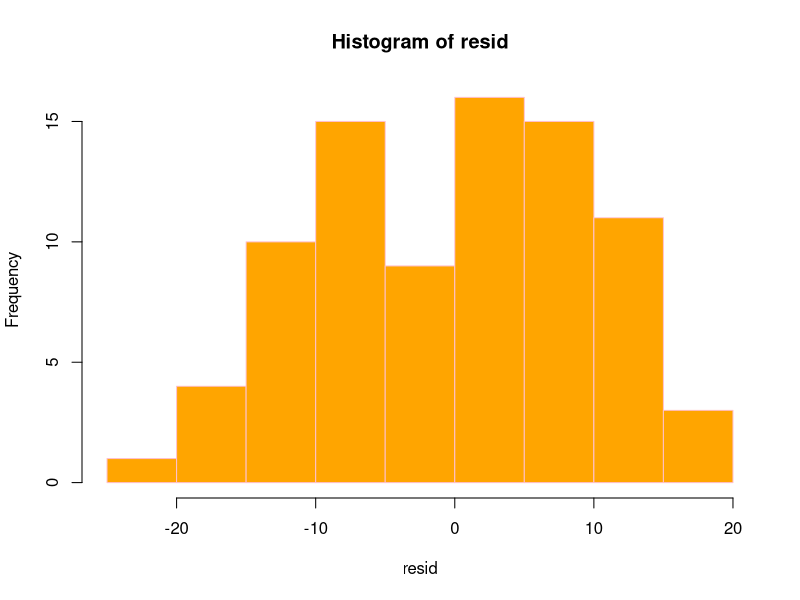
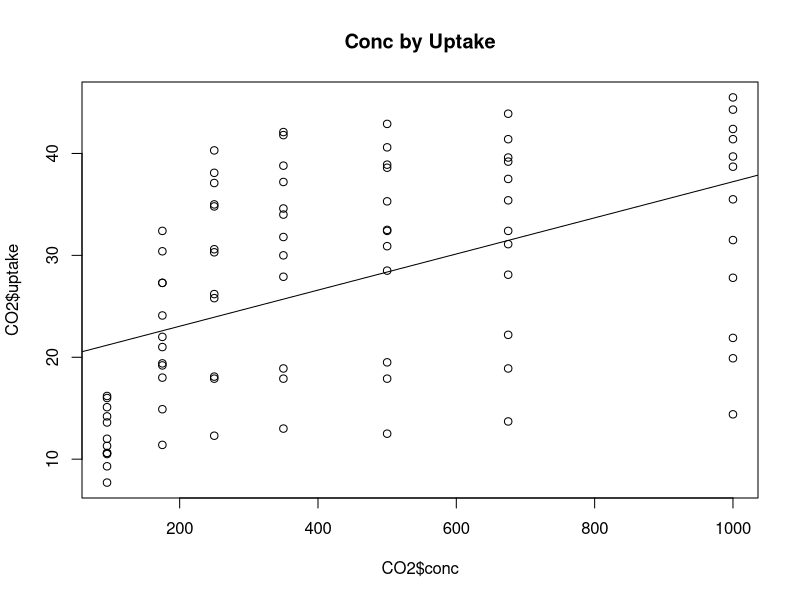
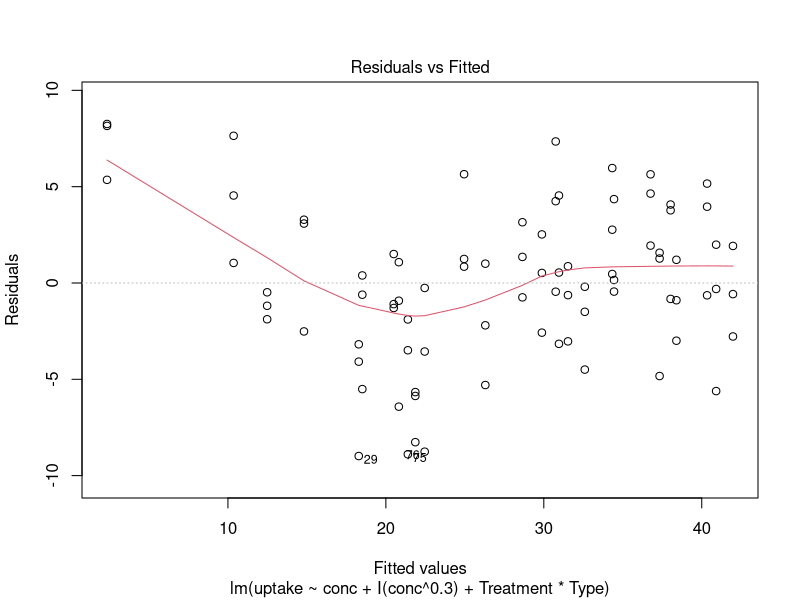
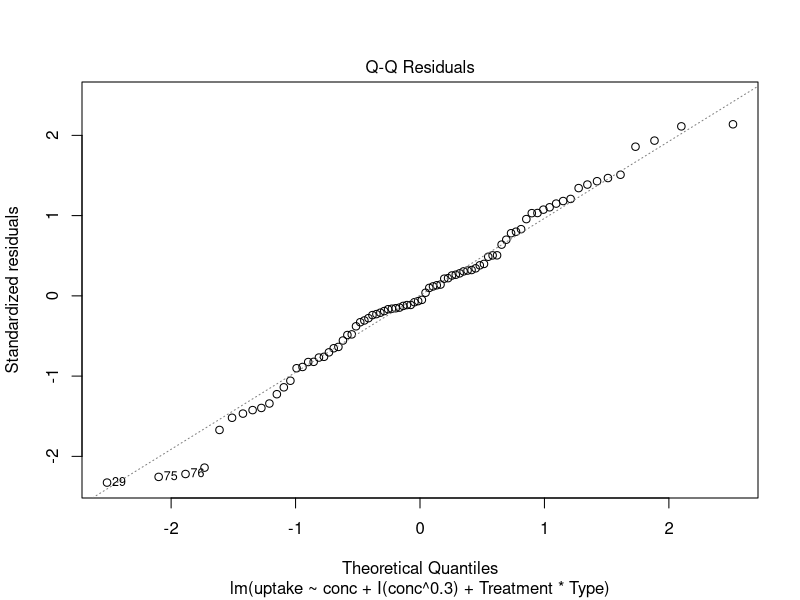
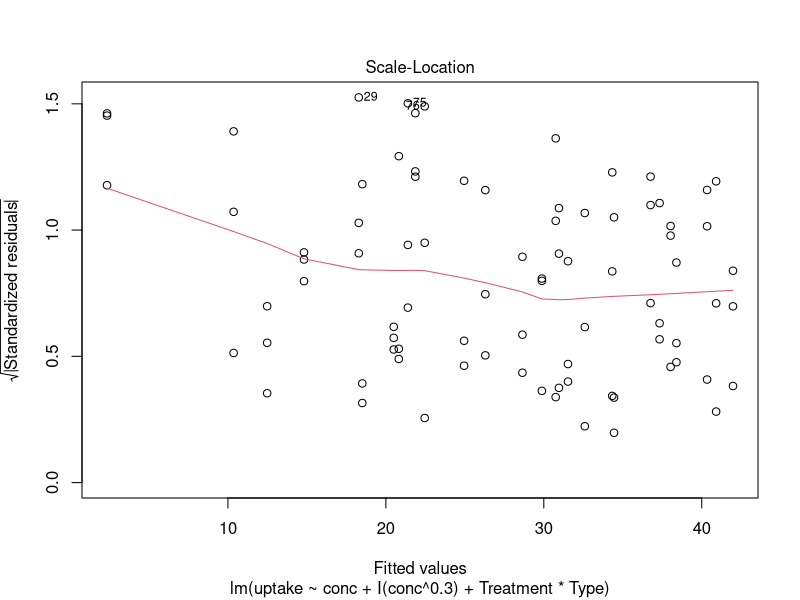
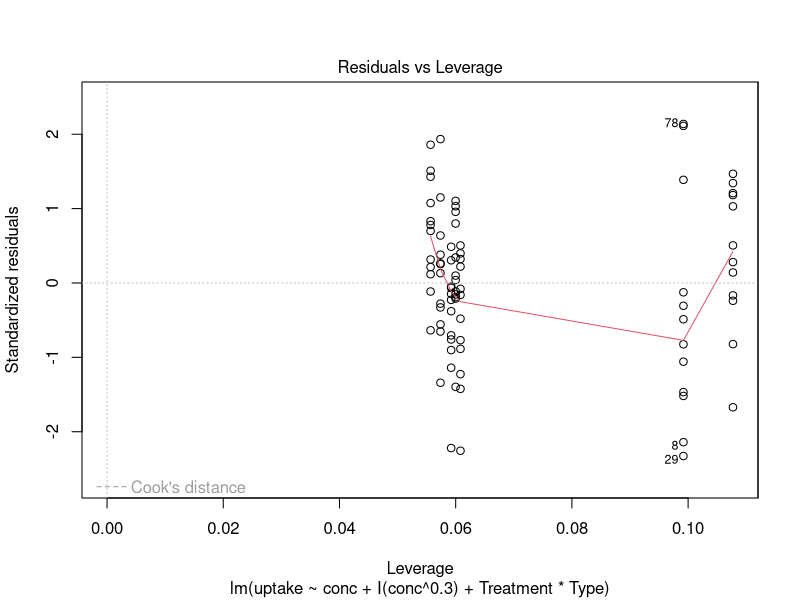

Source code (R) for these figures, in order:
#this is classwork from 10/18

str(CO2)
fit <- lm(uptake ~ conc, data = CO2)
summary(fit)
str(fit)
fitted(fit)
resid <-residuals(fit)
hist(resid, col="orange", "border"="pink")

plot(CO2$conc, CO2$uptake, main = "Conc by Uptake")
#add the line of best fit
abline(fit)

fit4 <- lm(uptake ~ conc + I(conc**0.3)+ Treatment*Type,
           data=CO2)
summary(fit4)

plot(fit4)
